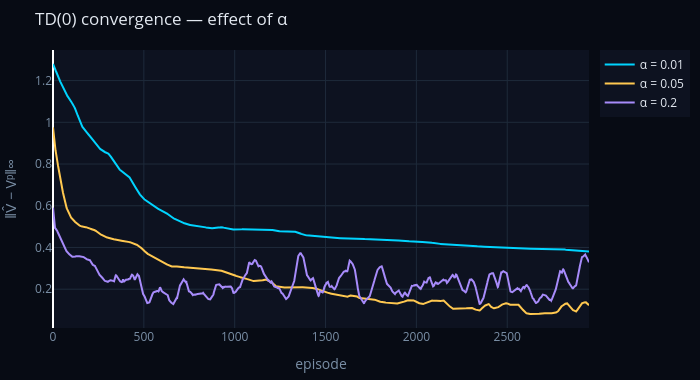

The notebook cell saved with this chart:
### Markdown cell above
## Part 2 — Effect of the learning rate $\alpha$

$\alpha$ controls the step size of each update:

- **Small $\alpha$** → slow convergence, smoother curve
- **Large $\alpha$** → fast early progress, noisy or divergent later

We track $\|\hat V - V^\pi\|_\infty$ (sup-norm error) after each episode.
The smoothed curves reveal the long-run trade-off.

### Code cell
curves = env.td_convergence(
    pi_ccw, r, gamma, V_true,
    alphas=(0.01, 0.05, 0.2),
    n_episodes=3000,
)

env.show_mf_convergence(
    curves,
    ylabel="‖V̂ − Vᵖ‖∞",
    title="TD(0) convergence — effect of α",
    smooth=50,
).show()

### Figure 1 — Plotly figure (JSON) as saved in the notebook; plotly's stock layout.template omitted (floating-point values rounded to 4 significant figures; data arrays with more than 128 entries replaced by an {"elided": "..."} marker saying what was removed)
{"data": [{"line": {"color": "#00d4ff", "width": 2}, "mode": "lines", "name": "α = 0.01", "type": "scatter", "y": {"elided": "2951 float values"}}, {"line": {"color": "#ffc850", "width": 2}, "mode": "lines", "name": "α = 0.05", "type": "scatter", "y": {"elided": "2951 float values"}}, {"line": {"color": "#a78bfa", "width": 2}, "mode": "lines", "name": "α = 0.2", "type": "scatter", "y": {"elided": "2951 float values"}}], "layout": {"font": {"color": "#e2e8f0"}, "height": 380, "legend": {"bgcolor": "#0d1220", "bordercolor": "#1e2a3a"}, "margin": {"b": 10, "l": 10, "r": 10, "t": 50}, "paper_bgcolor": "#070b14", "plot_bgcolor": "#0d1220", "title": {"font": {"color": "#e2e8f0"}, "text": "TD(0) convergence — effect of α"}, "width": 700, "xaxis": {"color": "#7a8fa6", "gridcolor": "#1e2a3a", "title": {"text": "episode"}}, "yaxis": {"color": "#7a8fa6", "gridcolor": "#1e2a3a", "title": {"text": "‖V̂ − Vᵖ‖∞"}}}}
